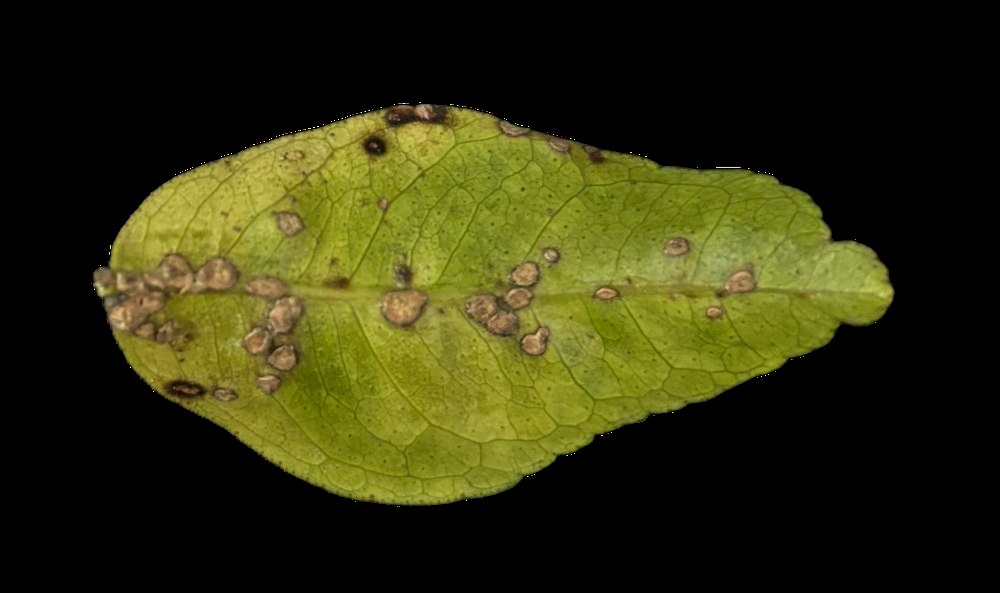
%> input picture Import Image.png, 1000 x 593 px, shrunk from 2329 x 1382 before the run
$ octave Plant_disease_Update.m   (GNU Octave 9; MATLAB toolbox functions it lacks are replaced by stand-ins)
%> lines starting %> are read from the running program, lines starting %| are printed output that depends on the picture; in (x1, y1, x2, y2) boxes, pixels count from 0 and x2, y2 are one past the last pixel; in counts of white or black regions, pixels touching at a corner belong together; the program's own positions count from 1
clc;
clear;

% Step 1: Load the image
[filename, pathname] = uigetfile({'*.jpg;*.png;*.jpeg'}, 'Select an Image');
%> the answer given: Import Image.png
img = imread(fullfile(pathname, filename));
%> img is the input picture: size 593x1000x3 uint8; mean R, G, B 47.9, 48, 14
figure, imshow(img), title('Original Image')

% Step 2: Convert to HSV
hsvImg = rgb2hsv(img);
%> hsvImg: size 593x1000x3 double; mean H, S, V 0.0595, 0.262, 0.194
H = hsvImg(:,:,1);
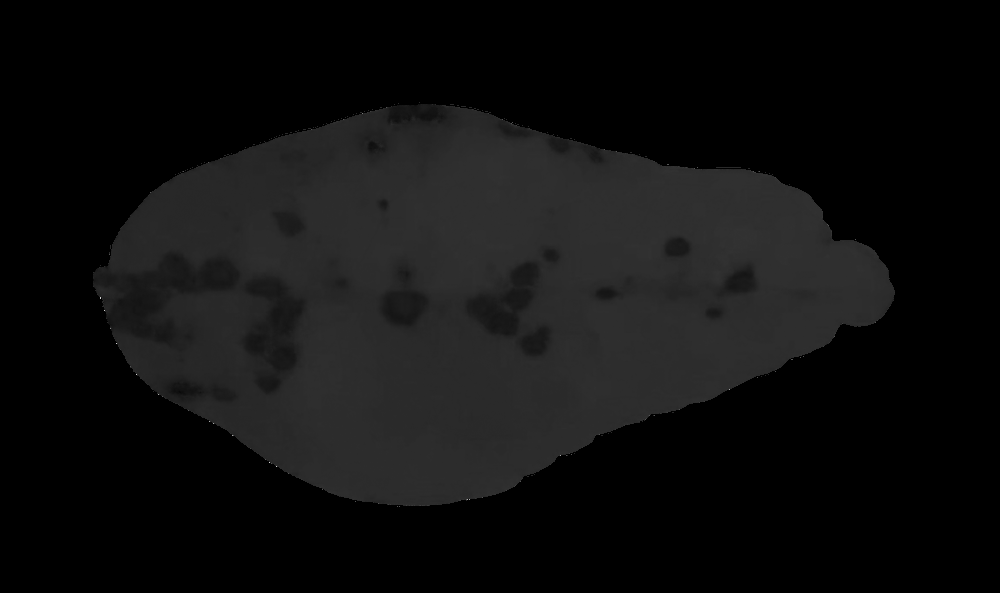
%> H: size 593x1000 double; min 0, max 0.833, mean 0.0595
S = hsvImg(:,:,2);
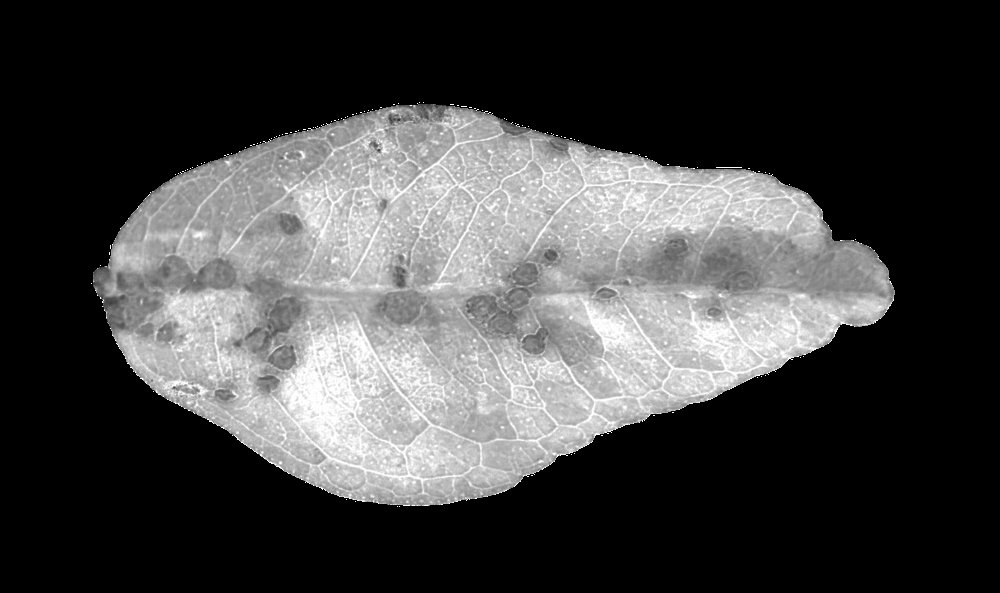
%> S: size 593x1000 double; min 0, max 1, mean 0.262
V = hsvImg(:,:,3);
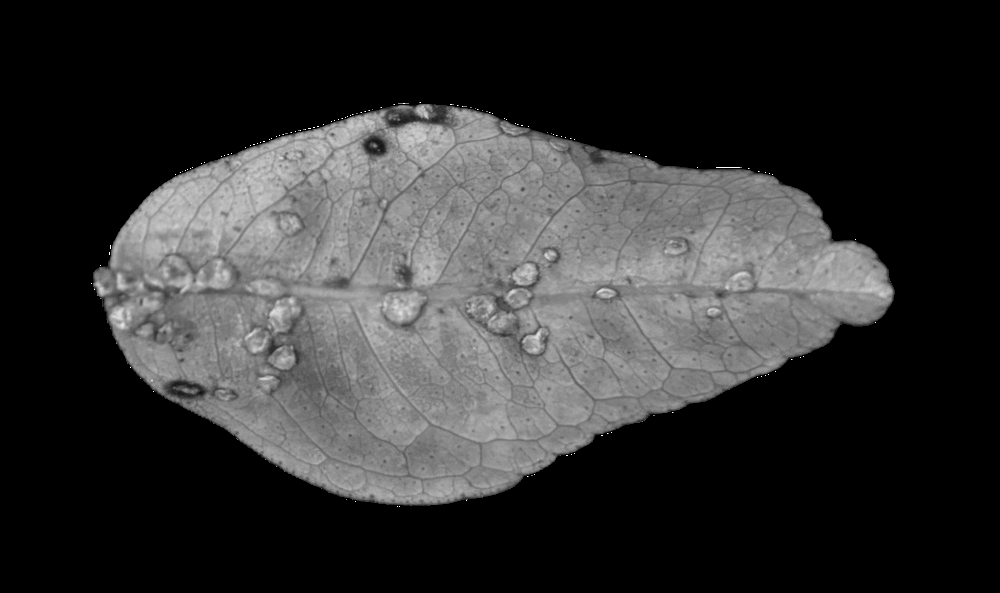
%> V: size 593x1000 double; min 0, max 1, mean 0.194

% [8 lines of commented-out code are left out]
maskH = (H > 0.05) & (H < 0.15);
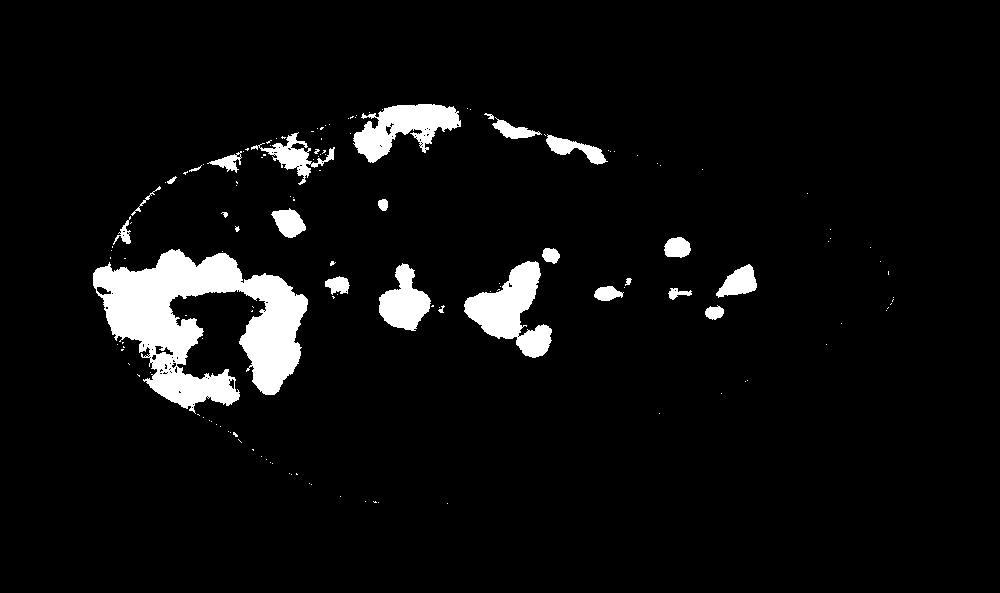
%> maskH: size 593x1000 logical; 5.6% white; 142 white regions (117 under 20 px), largest, box (x1, y1, x2, y2) and area: (93, 249, 308, 414) 17047, (464, 261, 552, 358) 4046, (353, 104, 461, 163) 3286
maskS = (S > 0.2);
%> maskS: size 593x1000 logical; 36.1% white; 85 white regions (83 under 20 px), largest, box (x1, y1, x2, y2) and area: (93, 103, 895, 506) 213691, (716, 167, 742, 168) 26
maskV = (V > 0.2) & (V < 0.85);
%> maskV: size 593x1000 logical; 35.7% white; 48 white regions (45 under 20 px), largest, box (x1, y1, x2, y2) and area: (93, 104, 895, 506) 211698, (172, 385, 200, 395) 157, (369, 142, 378, 149) 42
diseaseMask = maskH & maskS & maskV;
%> diseaseMask: size 593x1000 logical; 5.4% white; 122 white regions (95 under 20 px), largest, box (x1, y1, x2, y2) and area: (93, 249, 308, 414) 16534, (464, 261, 552, 358) 4035, (353, 104, 461, 163) 2781

% Step 4: Clean the mask
cleanMask = imopen(diseaseMask, strel('disk', 2));
%> cleanMask: size 593x1000 logical; 5.1% white; 30 white regions (5 under 20 px), largest, box (x1, y1, x2, y2) and area: (93, 249, 308, 408) 16066, (464, 261, 541, 339) 3188, (353, 104, 461, 163) 2505
cleanMask = imclose(cleanMask, strel('disk', 4));
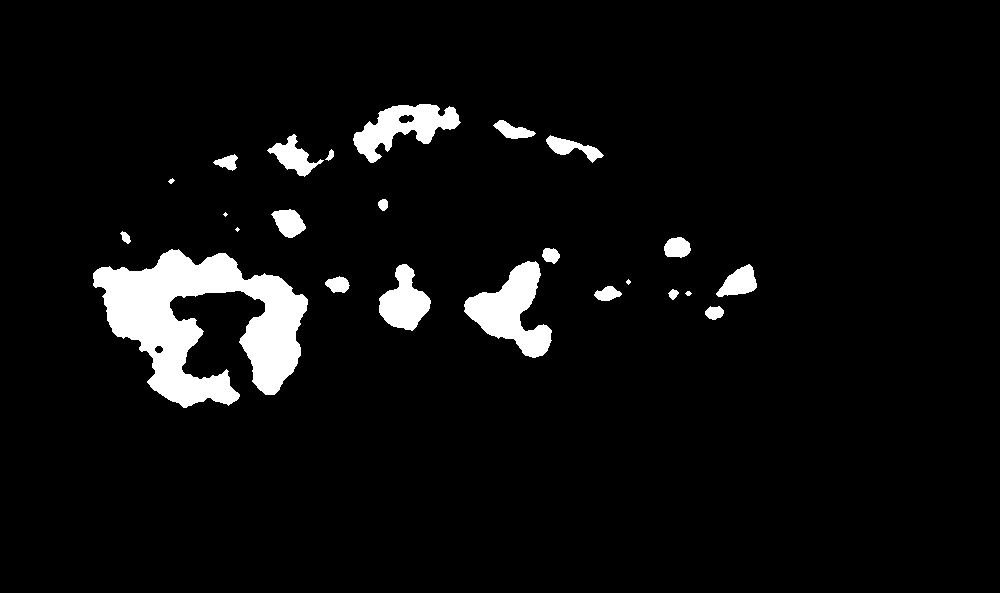
%> cleanMask: size 593x1000 logical; 5.3% white; 24 white regions (3 under 20 px), largest, box (x1, y1, x2, y2) and area: (93, 249, 308, 408) 16942, (464, 261, 552, 358) 4090, (353, 104, 461, 163) 2928
cleanMask = imfill(cleanMask, 'holes');
%> cleanMask: size 593x1000 logical; 5.3% white; 24 white regions (3 under 20 px), largest, box (x1, y1, x2, y2) and area: (93, 249, 308, 408) 16986, (464, 261, 552, 358) 4090, (353, 104, 461, 163) 3021

% Step 5: Leaf mask (whole leaf)
grayLeaf = rgb2gray(img);
level = graythresh(grayLeaf);
%> level = 0.243
leafMask = im2bw(grayLeaf, level);  % For MATLAB 2014
%> leafMask: size 593x1000 logical; 35.4% white; 123 white regions (118 under 20 px), largest, box (x1, y1, x2, y2) and area: (93, 106, 894, 506) 209063, (392, 104, 437, 120) 364, (173, 387, 198, 394) 76, (716, 167, 741, 168) 25, (371, 143, 378, 148) 21
leafMask = imfill(leafMask, 'holes');
%> leafMask: size 593x1000 logical; 35.6% white; 120 white regions (117 under 20 px), largest, box (x1, y1, x2, y2) and area: (93, 106, 894, 506) 210681, (392, 104, 437, 120) 366, (716, 167, 741, 168) 25
leafMask = imopen(leafMask, strel('disk', 10));
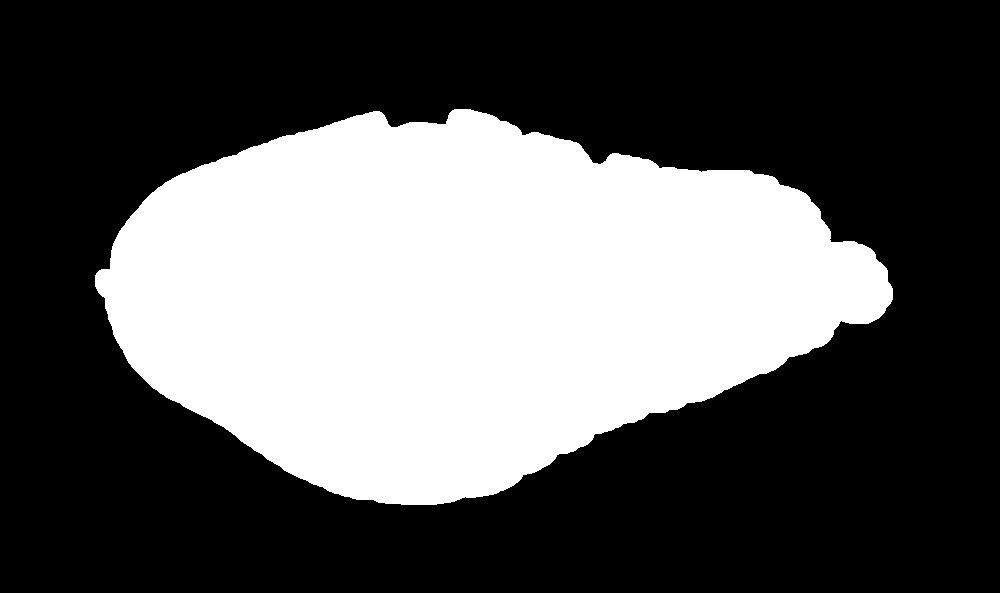
%> leafMask: size 593x1000 logical; 35.4% white; 1 white region, box (x1, y1, x2, y2) and area: (95, 109, 893, 505) 210025

% Step 6: Healthy (white) and diseased (black) output
healthyLeafMask = leafMask & ~cleanMask;
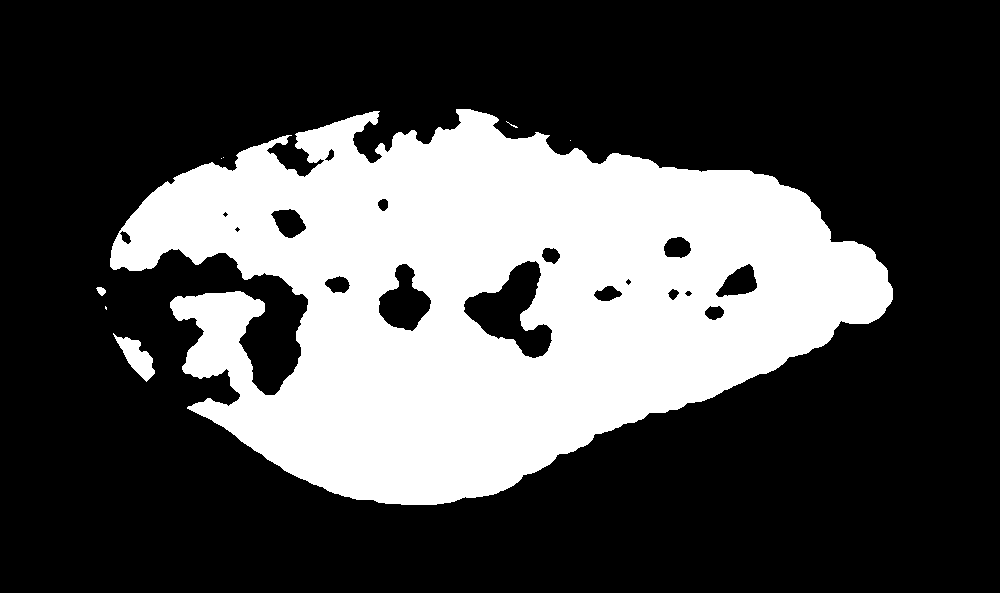
%> healthyLeafMask: size 593x1000 logical; 30.3% white; 8 white regions (5 under 20 px), largest, box (x1, y1, x2, y2) and area: (110, 109, 893, 505) 178953, (113, 333, 155, 382) 863, (96, 287, 106, 296) 58

% Step 7: Side-by-side display
figure;
%subplot(1,2,1);
imshow(img);
title('Original Leaf Image');

%subplot(1,2,2);
imshow(healthyLeafMask);
title('Diseased (in Black) Detect Mask');

% Step 8: Save output
imwrite(healthyLeafMask, 'Healthy_vs_Diseased_BW.png');

% Step 9: Area Calculation
diseaseArea = sum(cleanMask(:));
%> diseaseArea = 31616
leafArea = sum(leafMask(:));
%> leafArea = 210025

fprintf('Disease Area (pixels): %d\n', diseaseArea);
%| Disease Area (pixels): 31616
fprintf('Leaf Area (pixels): %d\n', leafArea);
%| Leaf Area (pixels): 210025

if leafArea > 0
    diseasePercent = (diseaseArea / leafArea) * 100;
%> diseasePercent = 15.05
else
    diseasePercent = 0;
end

fprintf('Percentage of Diseased Area: %.2f%%\n', diseasePercent);
%| Percentage of Diseased Area: 15.05%
